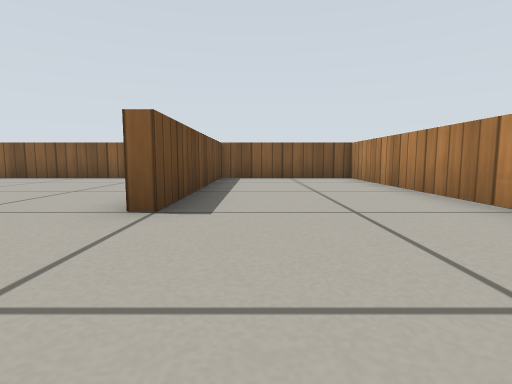
view 1 (above)

14 first-person views from a walk through a world built for the Gazebo simulator. The camera is 0.26 m above the floor, tilts 6° down and sees 80° across. The floor is counted in squares, 0.5 m on a side. Each view is taken from the middle of a square. On the plan, view 1 faces up. The plan holds only what a view shows up to about 9 squares ahead; the rest is blank. Simple patterns stand in for the simulator's built-in surfaces.

view 2
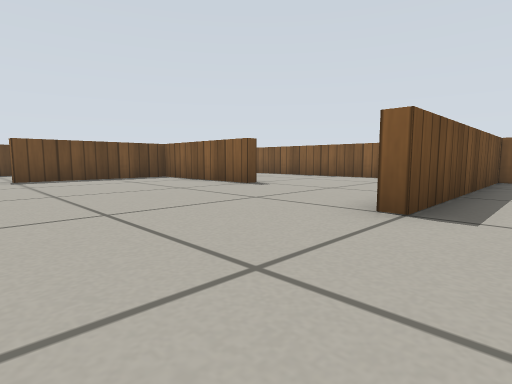

view 3
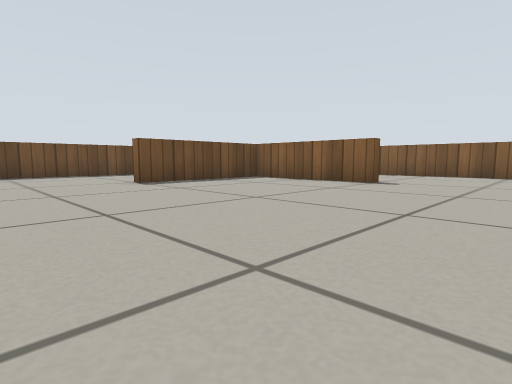

view 4
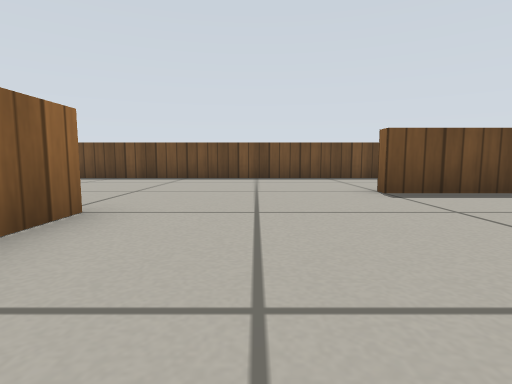

view 5
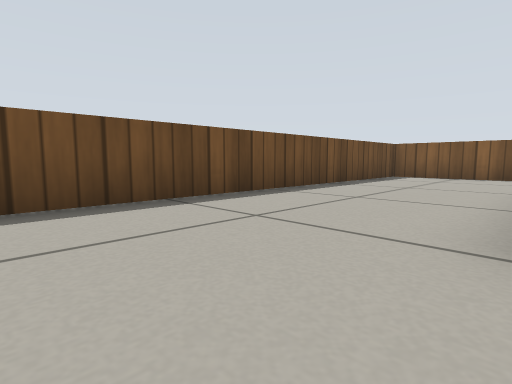

view 6
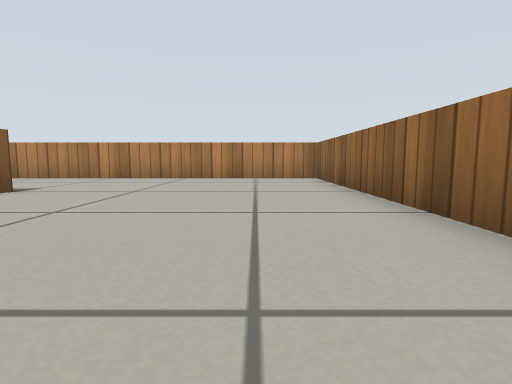

view 7
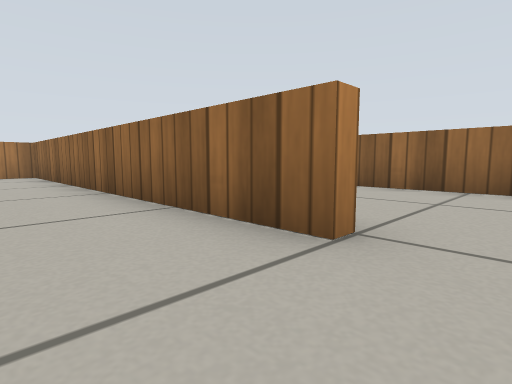

view 8
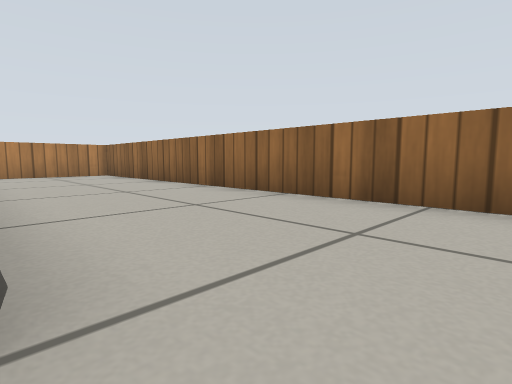

view 9
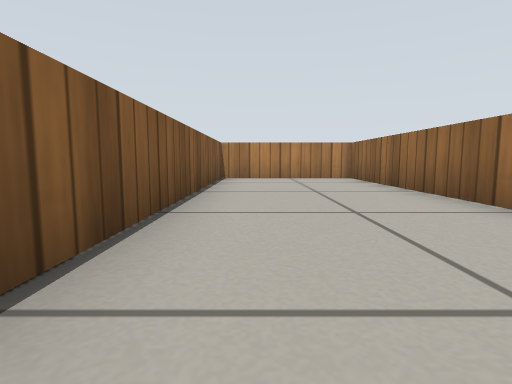

view 10
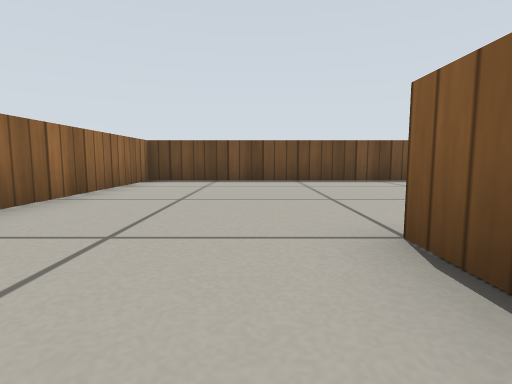

view 11
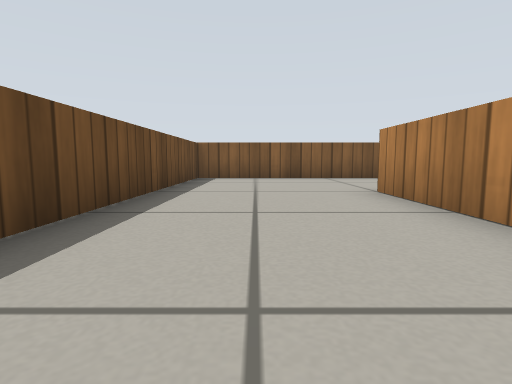

view 12
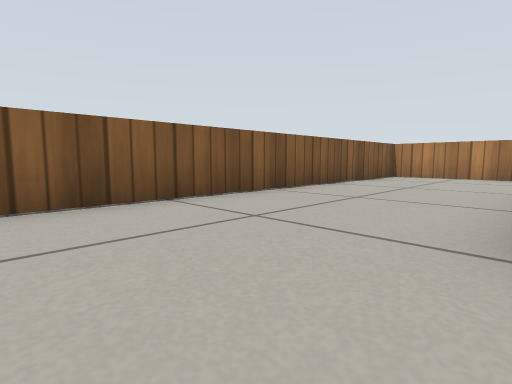

view 13
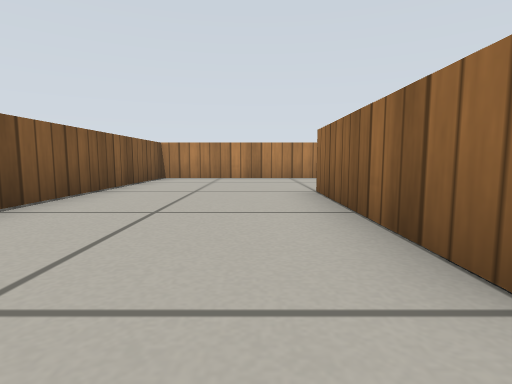

view 14
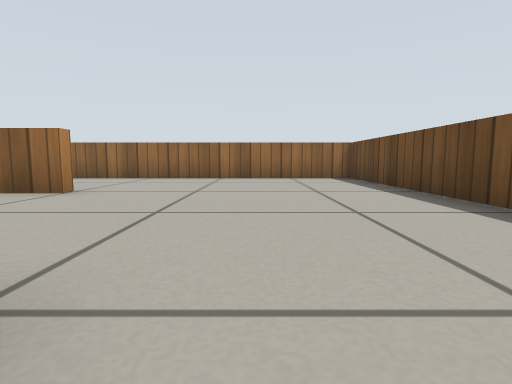

### Floor plan
Points are (right, up) in squares from view 1. A wall is a line through its corners. A room is listed if a view was taken in it or the views show most of it. See-through windows are left out.
Room 1 (views 1, 2, 3, 4, 5, 6, 7, 8, 9, 10, 11, 12, 13, 14)
walls: (-9, 2.3) (-9, 5) (-5, 5) (-5, 4.7) (-8.1, 4.7); (-8.7, 4.1) (-8.7, 1) (-9.1, 1); (-1.3, 4.3) (-1.3, 8.7) (-12.7, 8.7) (-12.7, -6.7) (2.7, -6.7) (2.7, -3) (-7, -3) (-7, -2.7) (2.7, -2.7) (2.7, 8.7) (-1, 8.7) (-1, 3) (-1.4, 3)

Where each view was taken, in squares from view 1:
view 1: 0 up, 0 right, facing up
view 2: 0 up, 0 right, facing up-left
view 3: 2 down, 2 left, facing up-left
view 4: 1 down, 4 left, facing left
view 5: 1 down, 9 left, facing up-left
view 6: 1 down, 6 left, facing right
view 7: 1 down, 8 left, facing down-right
view 8: 3 down, 8 left, facing down-right
view 9: 4 down, 6 left, facing right
view 10: 4 down, 5 left, facing left
view 11: 0 up, 11 left, facing up
view 12: 5 up, 11 left, facing up-right
view 13: 6 up, 10 left, facing right
view 14: 2 up, 10 left, facing down
